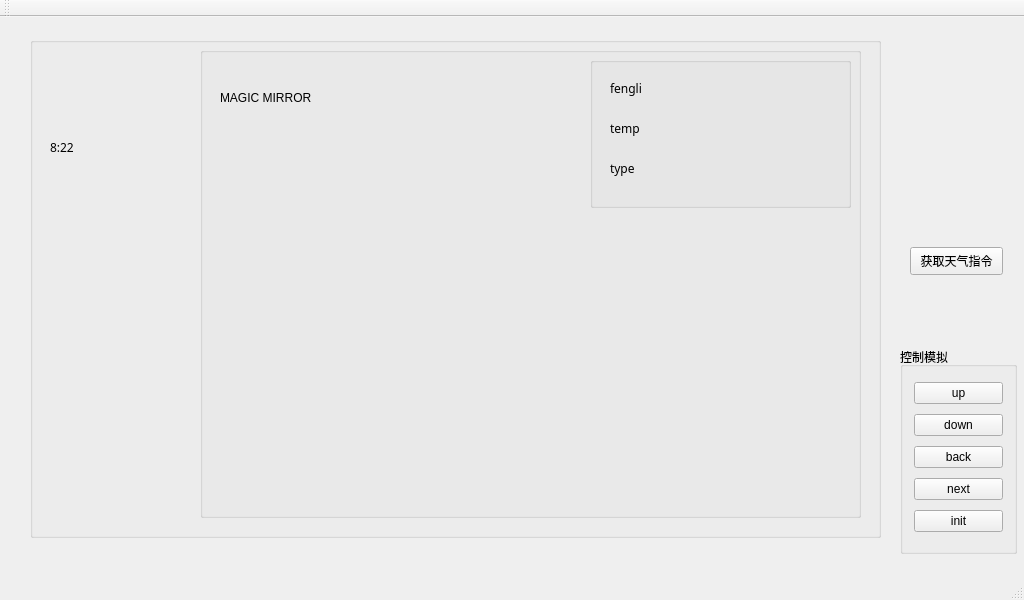
<?xml version="1.0" encoding="UTF-8"?>
<ui version="4.0">
 <class>MainWindow</class>
 <widget class="QMainWindow" name="MainWindow">
  <property name="geometry">
   <rect>
    <x>0</x>
    <y>0</y>
    <width>1024</width>
    <height>600</height>
   </rect>
  </property>
  <property name="windowTitle">
   <string>MainWindow</string>
  </property>
  <property name="autoFillBackground">
   <bool>false</bool>
  </property>
  <property name="styleSheet">
   <string notr="true"/>
  </property>
  <widget class="QWidget" name="centralWidget">
   <widget class="QWidget" name="widget" native="true">
    <property name="geometry">
     <rect>
      <x>20</x>
      <y>10</y>
      <width>871</width>
      <height>531</height>
     </rect>
    </property>
    <widget class="QGroupBox" name="groupBox">
     <property name="geometry">
      <rect>
       <x>10</x>
       <y>10</y>
       <width>851</width>
       <height>501</height>
      </rect>
     </property>
     <property name="title">
      <string/>
     </property>
     <widget class="QLabel" name="c_time">
      <property name="geometry">
       <rect>
        <x>20</x>
        <y>20</y>
        <width>121</width>
        <height>181</height>
       </rect>
      </property>
      <property name="font">
       <font>
        <family>楷体</family>
       </font>
      </property>
      <property name="text">
       <string>8:22</string>
      </property>
      <property name="wordWrap">
       <bool>true</bool>
      </property>
     </widget>
     <widget class="QGroupBox" name="groupBox_3">
      <property name="geometry">
       <rect>
        <x>170</x>
        <y>10</y>
        <width>661</width>
        <height>471</height>
       </rect>
      </property>
      <property name="title">
       <string/>
      </property>
      <widget class="QLabel" name="main_theam">
       <property name="geometry">
        <rect>
         <x>20</x>
         <y>20</y>
         <width>361</width>
         <height>61</height>
        </rect>
       </property>
       <property name="text">
        <string>MAGIC MIRROR</string>
       </property>
      </widget>
      <widget class="QGroupBox" name="groupBox_2">
       <property name="geometry">
        <rect>
         <x>390</x>
         <y>10</y>
         <width>261</width>
         <height>151</height>
        </rect>
       </property>
       <property name="title">
        <string/>
       </property>
       <widget class="QLabel" name="whether">
        <property name="geometry">
         <rect>
          <x>160</x>
          <y>30</y>
          <width>71</width>
          <height>61</height>
         </rect>
        </property>
        <property name="text">
         <string/>
        </property>
        <property name="pixmap">
         <pixmap>icon/cloud.png</pixmap>
        </property>
        <property name="scaledContents">
         <bool>true</bool>
        </property>
        <property name="wordWrap">
         <bool>true</bool>
        </property>
        <property name="openExternalLinks">
         <bool>true</bool>
        </property>
       </widget>
       <widget class="QLabel" name="fengli">
        <property name="geometry">
         <rect>
          <x>20</x>
          <y>20</y>
          <width>131</width>
          <height>22</height>
         </rect>
        </property>
        <property name="font">
         <font>
          <family>楷体</family>
         </font>
        </property>
        <property name="text">
         <string>fengli</string>
        </property>
       </widget>
       <widget class="QLabel" name="type">
        <property name="geometry">
         <rect>
          <x>20</x>
          <y>100</y>
          <width>131</width>
          <height>22</height>
         </rect>
        </property>
        <property name="font">
         <font>
          <family>楷体</family>
         </font>
        </property>
        <property name="text">
         <string>type</string>
        </property>
       </widget>
       <widget class="QLabel" name="temperature">
        <property name="geometry">
         <rect>
          <x>20</x>
          <y>60</y>
          <width>111</width>
          <height>22</height>
         </rect>
        </property>
        <property name="font">
         <font>
          <family>楷体</family>
         </font>
        </property>
        <property name="text">
         <string>temp</string>
        </property>
       </widget>
      </widget>
      <widget class="QWidget" name="page1" native="true">
       <property name="geometry">
        <rect>
         <x>120</x>
         <y>160</y>
         <width>351</width>
         <height>281</height>
        </rect>
       </property>
       <widget class="QLabel" name="labelGif">
        <property name="geometry">
         <rect>
          <x>80</x>
          <y>50</y>
          <width>181</width>
          <height>151</height>
         </rect>
        </property>
        <property name="text">
         <string/>
        </property>
        <property name="pixmap">
         <pixmap>gif1.gif</pixmap>
        </property>
        <property name="scaledContents">
         <bool>true</bool>
        </property>
        <property name="wordWrap">
         <bool>true</bool>
        </property>
       </widget>
      </widget>
     </widget>
    </widget>
   </widget>
   <widget class="QGroupBox" name="groupBox_4">
    <property name="geometry">
     <rect>
      <x>900</x>
      <y>330</y>
      <width>117</width>
      <height>207</height>
     </rect>
    </property>
    <property name="title">
     <string>控制模拟</string>
    </property>
    <layout class="QGridLayout" name="gridLayout">
     <item row="0" column="0">
      <widget class="QPushButton" name="upButton">
       <property name="text">
        <string>up</string>
       </property>
      </widget>
     </item>
     <item row="1" column="0">
      <widget class="QPushButton" name="downButton">
       <property name="text">
        <string>down</string>
       </property>
      </widget>
     </item>
     <item row="2" column="0">
      <widget class="QPushButton" name="backButton">
       <property name="text">
        <string>back</string>
       </property>
      </widget>
     </item>
     <item row="3" column="0">
      <widget class="QPushButton" name="nextButton">
       <property name="text">
        <string>next</string>
       </property>
      </widget>
     </item>
     <item row="4" column="0">
      <widget class="QPushButton" name="pushButton_6">
       <property name="text">
        <string>init</string>
       </property>
      </widget>
     </item>
    </layout>
   </widget>
   <widget class="QPushButton" name="pushButton_5">
    <property name="geometry">
     <rect>
      <x>910</x>
      <y>230</y>
      <width>93</width>
      <height>28</height>
     </rect>
    </property>
    <property name="text">
     <string>获取天气指令</string>
    </property>
   </widget>
  </widget>
  <widget class="QToolBar" name="mainToolBar">
   <attribute name="toolBarArea">
    <enum>TopToolBarArea</enum>
   </attribute>
   <attribute name="toolBarBreak">
    <bool>false</bool>
   </attribute>
  </widget>
  <widget class="QStatusBar" name="statusBar"/>
  <widget class="QMenuBar" name="menuBar">
   <property name="geometry">
    <rect>
     <x>0</x>
     <y>0</y>
     <width>1024</width>
     <height>23</height>
    </rect>
   </property>
   <property name="autoFillBackground">
    <bool>false</bool>
   </property>
  </widget>
 </widget>
 <layoutdefault spacing="6" margin="11"/>
 <resources/>
 <connections/>
</ui>
